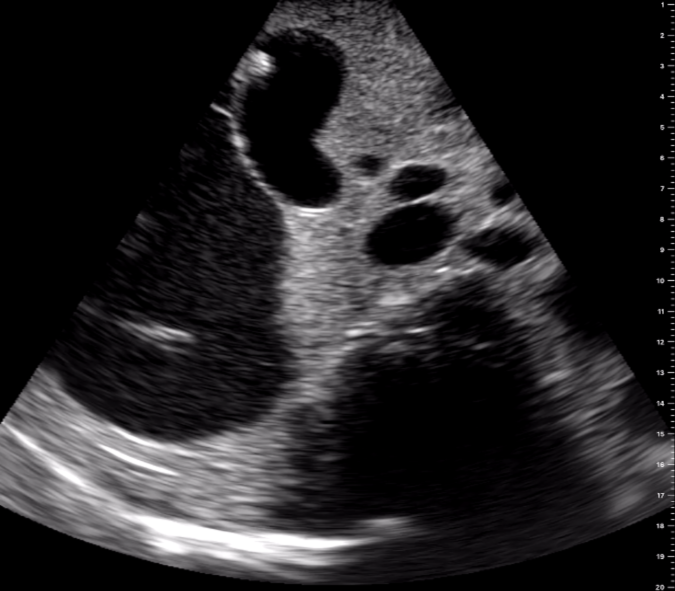
#> input picture data/images/transverse_gallbladder_manual.png, 1350 x 1181 px (shown at 1/2 size); its folder holds 8 pictures in this run; the run also reads 3 pictures not shown here
$ jupyter execute --allow-errors image_processing.ipynb
#> lines starting #> are read from the running program, lines starting #| are printed output that depends on the picture; after the words box and inside, x2 and y2 are one past the last pixel; in counts of white or black regions, pixels touching at a corner belong together
[cell 1]
import cv2
import matplotlib.pyplot as plt
import numpy as np
from scipy.ndimage import label
import skimage
from scipy.signal import correlate2d
import math

[cell 2]
# [6 lines left out: function auto_canny_edge_detection, not called in this run]

def crop_top(img,val,img_ori="portrait"):
    # Sets the black sides of the US image to a set value (should be 0 or 255)
#> called with val = 0, img_ori = 'portrait'
    copy = img.copy()

    # for default portrait mode
    if img_ori == "portrait":
        image_width = 1350
        image_top_left = 555
        image_top_right = 785
        triangle_width_left = image_top_left
        triangle_width_right = image_width - image_top_right
        triangle_height_left = 845
        triangle_height_right = 870

    elif img_ori == "landscape":
        image_width = 1680
        image_top_left = 690
        image_top_right = 980
        triangle_width_left = image_top_left
        triangle_width_right = image_width - image_top_right
        triangle_height_left = 1050
        triangle_height_right = 1085

    else:
        raise ValueError("Invalid image orientation")

    for i in range(triangle_height_left):
        for j in range(int(image_top_left-(triangle_width_left/triangle_height_left)*i)):
            copy[i,j] = val
#> copy: shape (1181, 1350); min 0, max 255, mean 36.3
    for i in range(triangle_height_right):
        for j in range(int(image_top_right+(triangle_width_right/triangle_height_right)*i),img.shape[1]):
            copy[i,j] = val
#> copy: shape (1181, 1350); min 0, max 255, mean 36
    return copy

# [23 lines left out: function crop_section, not called in this run]

def get_section_labels(img,img_ori,threshold=15):
    '''
    Returns array of images containing segmented sections of the image

    Params:
    img: Image to be segmented
    num_sections: Number of segmentations to output (Sections ordered by greatest number of pixels)
    binary: If True, outputs the image as a binary image determined by some intensity threshold (15)
    crop: If True, outputs only the segmentations; If False, outputs segments in whole image dimensions

    Returns:
    sections: Array of images containing num_sections segmentations
    '''
#> called with img_ori = 'portrait', threshold = 5
# [7 lines of commented-out code are left out]
    mean_img = np.mean(img)
#> mean_img = 36.03
    no_dc_img = img - mean_img
    abs_no_dc_img = np.abs(no_dc_img) # show negative components
    # disable negative (non-real) components or show by adding (1) DC component or (2) 128 (mid-range of 0 to 255)
    DC_offsets = [0, mean_img, 128]
#> DC_offsets = [0, 36.03, 128]
    DC_offset = DC_offsets[0]
#> DC_offset = 0
    abs_no_dc_img[abs_no_dc_img >= 0] += DC_offset

    binary_img = no_dc_img < threshold
#> binary_img: shape (1181, 1350) bool; 70.3% white; 159 black regions (75 under 20 px), largest, box (x1, y1, x2, y2) and area: (0, 0, 1350, 1166) 455209, (227, 631, 397, 710) 5494, (459, 91, 552, 198) 4895
    binary_abs_no_dc_img = abs_no_dc_img < (threshold + DC_offset)
#> binary_abs_no_dc_img: shape (1181, 1350) bool; 2.7% white in thin lines or dots

    labels_dark,numfeatures_dark = label(crop_top(binary_img,0,img_ori))
#> labels_dark: shape (1181, 1350) int32; 182 distinct labels, from 0 to 181
#> numfeatures_dark = 181
    labels_light,numfeatures_light = label(crop_top(np.logical_not(binary_img),0,img_ori))
#> labels_light: shape (1181, 1350) int32; 173 distinct labels, from 0 to 172
#> numfeatures_light = 172
    labels_all,numfeatures_all = labels_light + labels_dark, numfeatures_dark + numfeatures_light
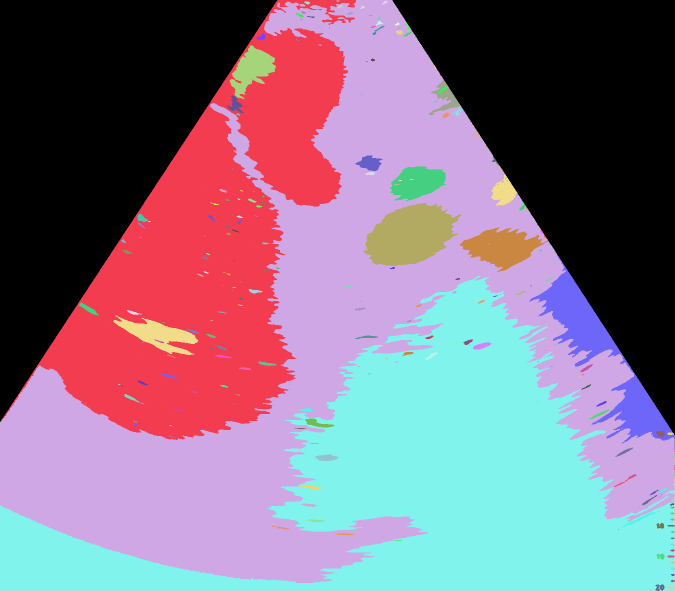
#> labels_all: shape (1181, 1350) int32 (shown at 1/2 size); 182 distinct labels, from 0 to 181; one colour per label, 0 black
#> numfeatures_all = 353

    total = np.zeros(len(np.unique(labels_all)))
#> total = 182 values from 0 to 0
    for i,section in enumerate(np.unique(labels_all)):
        total[i] = np.sum(labels_all == section)
#> after the loop, total = 182 values, max 480835 at index 0, min 1 at index 174, mean 8760.2

    hist,bins = np.histogram(total,bins = len(total))
#> hist = 182 values, max 172 at index 0, min 0 at index 4, mean 1; bins = 183 values from 1 to 480835
    ordered_inds = np.flip(np.argsort(hist))
#> ordered_inds = 182 values, max 181 at index 7, min 0 at index 0, mean 90.5

    features = np.flip(np.argsort(total))
#> features = 182 values, max 181 at index 181, min 0 at index 0, mean 90.5

    labels_copy = np.zeros(labels_all.shape, dtype=np.uint8)

    section_count = 1
    for section in features:
        if total[section] > bins[ordered_inds[1]]:
            labels_copy[labels_all == section] = section_count
            section_count += 1
        else:
            labels_copy[labels_all == section] = 0
#> this loop made 182 passes
#> section on passes 3 to 10: 121, 1, 118, 92, 105, 86, 81, 11
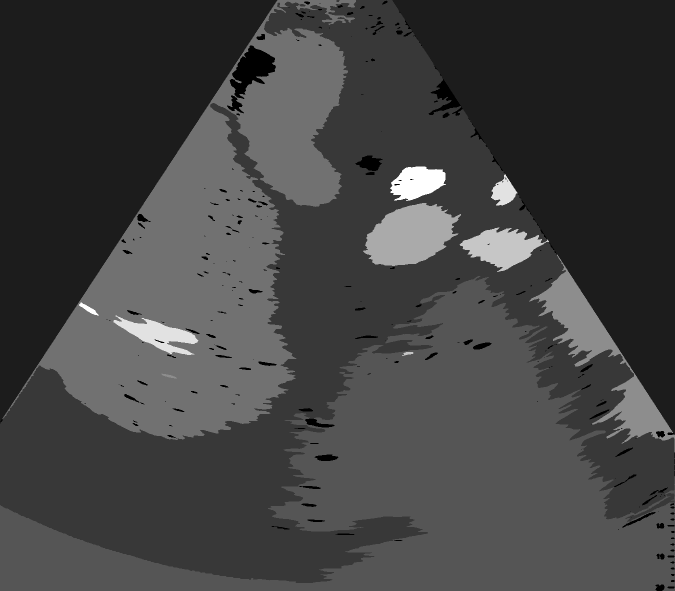
#> labels_copy: shape (1181, 1350) (shown at 1/2 size); min 0, max 9, mean 2.35; drawn with min black and max white
#> after the loop, section_count = 10

    return labels_copy, no_dc_img, binary_img, abs_no_dc_img, binary_abs_no_dc_img

def get_sections(img,labels,binary = False,crop = True):
#> called with binary = False, crop = False
    num_labels = len(np.unique(labels))
#> num_labels = 10

    sections = []
    for section in range(1,num_labels):
        img_frame = labels.copy()
        if binary:
            seg_section = (img_frame == section)
        else:
            seg_section = img.copy()
            seg_section[img_frame != section] = 0
        if crop:
            vertical_bounds, horizontal_bounds = crop_section(img_frame,section)
            cropped_section = seg_section[vertical_bounds[0]:vertical_bounds[1],horizontal_bounds[0]:horizontal_bounds[1]]
        else:
            cropped_section = seg_section
        sections.append(cropped_section)
#> after the loop, sections = 9 items
    return sections

def get_cmap(n, name='jet'):
    '''Returns a function that maps each index in 0, 1, ..., n-1 to a distinct
    RGB color; the keyword argument name must be a standard mpl colormap name.'''
    return plt.cm.get_cmap(name, n)

[cell 3]
def save_scan(plane, organ, scan_type):
    img = cv2.imread(f'images/{plane}_{organ}_{scan_type}.png',0)

    # default threshold is 15, change for certain scans
    threshold = 15
    # default image orientation is landscape, change for certain scans
    img_ori = "landscape"
    if plane == "transverse":
        if scan_type == "manual":
            img_ori = "portrait"
            if organ == "gallbladder":
                threshold = 5
            elif organ == "pancreas":
                threshold = 45
            elif organ == "right_kidney":
                threshold = 25
        elif scan_type == "haptic":
            if organ == "gallbladder":
                threshold = 25
            elif organ == "pancreas":
                threshold = 45
            elif organ == "right_kidney":
                threshold = 25
    elif plane == "sagittal":
        if scan_type != "auto":
            threshold = 25
            if scan_type == "manual":
                img_ori = "portrait"

    # threshold=25 # transverse gallbladder haptic
    labels, no_dc_img, binary_img, abs_no_dc_img, binary_abs_no_dc_img = get_section_labels(crop_top(img,0,img_ori),img_ori,threshold)
    secs = get_sections(img,labels,binary = False,crop=False) # Get sections
#> secs = 9 items

    cmap = get_cmap(labels.max()+1)
    colors = np.zeros((labels.max()+1,3))
    for i in range(colors.shape[0]):
        colors[i] = cmap(i)[:3]
#> after the loop, colors = [[0, 0, 0.5], [0, 0, 1], [0, 0.389, 1], [0, 0.833, 1], [0.305, 1, 0.663], [0.663, 1, 0.305], [1, 0.901, 0], [1, 0.49, 0], [1, 0.0782, 0], [0.5, 0, 0]]

    # plot the colorized labels
    rgb_labels = colors[labels]

    fig1, ax1 = plt.subplots()
    ax1.imshow(img,'gray')
    ax1.axis('off')

    fig2, ax2 = plt.subplots()
    ax2.imshow(crop_top(rgb_labels,0,img_ori))
    ax2.axis('off')

    fig3, ax3 = plt.subplots()
    ax3.imshow(no_dc_img,'gray')
    ax3.axis('off')

    fig4, ax4 = plt.subplots()
    ax4.imshow(binary_img,'gray')
    ax4.axis('off')

    fig5, ax5 = plt.subplots()
    ax5.imshow(crop_top(abs_no_dc_img,0,img_ori),'gray')
    ax5.axis('off')

    fig6, ax6 = plt.subplots()
    ax6.imshow(binary_abs_no_dc_img,'gray')
    ax6.axis('off')

    dpi=600
# [4 lines of commented-out code are left out]
    fig5.savefig(f'images_segmented/{plane}_{organ}_{scan_type}_abs_no_dc.png', dpi=dpi, bbox_inches='tight')
    fig6.savefig(f'images_segmented/{plane}_{organ}_{scan_type}_binary_abs_no_dc.png', dpi=dpi, bbox_inches='tight')

# [6 lines of commented-out code are left out]
    plt.show(fig1)
    plt.show(fig2)
    plt.show(fig3)
    plt.show(fig4)
    plt.show(fig5)
    plt.show(fig6)

[cell 4]
# Set correct path to desired US image
planes = ["transverse", "sagittal"]
organs = ["gallbladder", "pancreas", "pancreas_2", "right_kidney", "liver"]
scan_types = ["manual", "haptic"]
# scan_types = ["auto"]

# sagittal gallbladder scan
plane = planes[1]
organ = organs[0]
# for j, scan_type in enumerate(scan_types):
#     print(plane, organ, scan_type)
#     save_scan(plane, organ, scan_type)

# loop over transverse scans
plane = planes[0]
organs = ["gallbladder"]
scan_types = ["manual"]
for i, organ in enumerate(organs):
    for j, scan_type in enumerate(scan_types):
        print(plane, organ, scan_type)
        save_scan(plane, organ, scan_type)

[cell 5]
img_ori = "portrait"
img = cv2.imread('images/transverse_gallbladder_manual.png',0)
threshold=5 # transverse gallbladder manual
labels = get_section_labels(crop_top(img,0,img_ori),img_ori,threshold)
#> the loop in get_section_labels (call 2), `for section in features:` made 182 passes
#> labels = 5 items
#> (the rest of this cell did not finish here and is left out)

#> after the loop in get_sections, `for section in range(1,num_labels):`: sections = []

cmap = get_cmap(labels.max()+1)
colors = np.zeros((labels.max()+1,3))
for i in range(colors.shape[0]):
    colors[i] = cmap(i)[:3]
# plot the colorized labels
rgb_labels = colors[labels]
# plt.imshow(crop_top(rgb_labels,0,img_ori))

fig, axs = plt.subplots(1, 2, sharey='row')
axs[0].imshow(img,'gray')
axs[1].imshow(crop_top(rgb_labels,0,img_ori))
axs[0].axis('off')
axs[1].axis('off')
plt.show()

[cell 6]
img_ori = "landscape"
img = cv2.imread('images/sagittal_gallbladder_haptic.png',0)
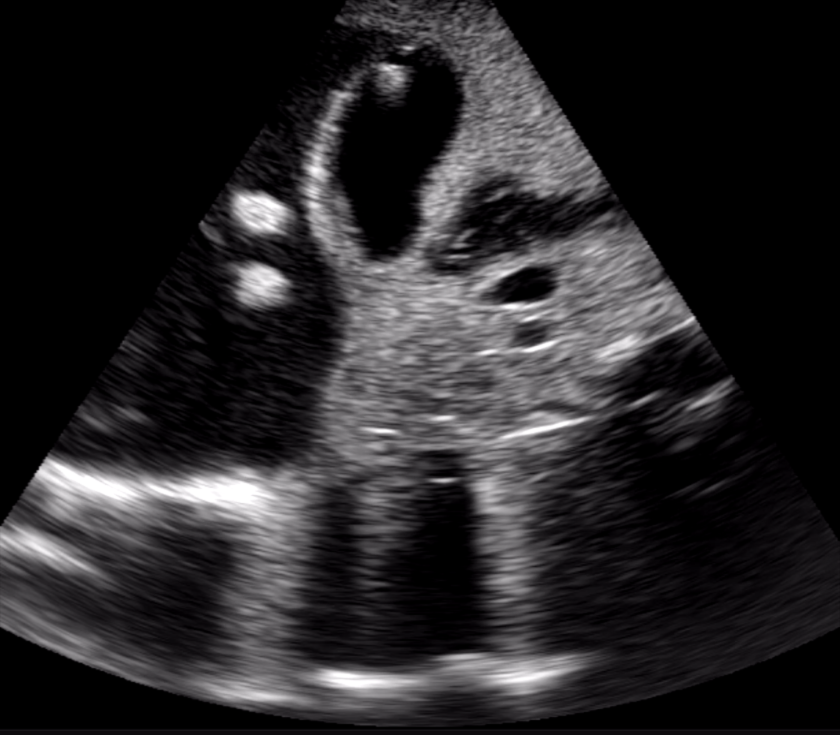
#> input picture data/images/sagittal_gallbladder_haptic.png, 1680 x 1470 px (shown at 1/2 size)
#> img: shape (1470, 1680)
threshold=25
labels = get_section_labels(crop_top(img,0,img_ori),img_ori,threshold)
#> call 3 of get_section_labels, with img_ori = 'landscape', threshold = 25
#> in get_section_labels (call 3), `mean_img = np.mean(img)`: mean_img = 37.75
#> in get_section_labels (call 3), `DC_offsets = [0, mean_img, 128]`: DC_offsets = [0, 37.75, 128]
#> in get_section_labels (call 3), `labels_dark,numfeatures_dark = label(crop_top(binary_img,0,img_ori))`: numfeatures_dark = 160
#> in get_section_labels (call 3), `labels_light,numfeatures_light = label(crop_top(np.logical_not(binary_..`:
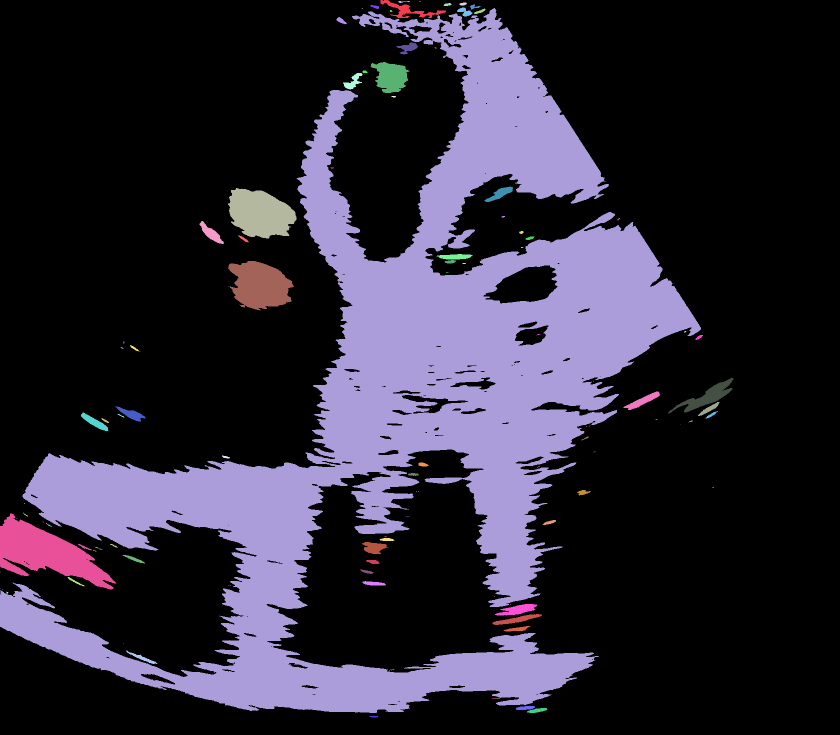
#> labels_light: shape (1470, 1680) int32 (shown at 1/2 size); 121 distinct labels, from 0 to 120; one colour per label, 0 black
#> in get_section_labels (call 3), `labels_light,numfeatures_light = label(crop_top(np.logical_not(binary_..`: numfeatures_light = 120
#> in get_section_labels (call 3), `labels_all,numfeatures_all = labels_light + labels_dark, numfeatures_d..`:
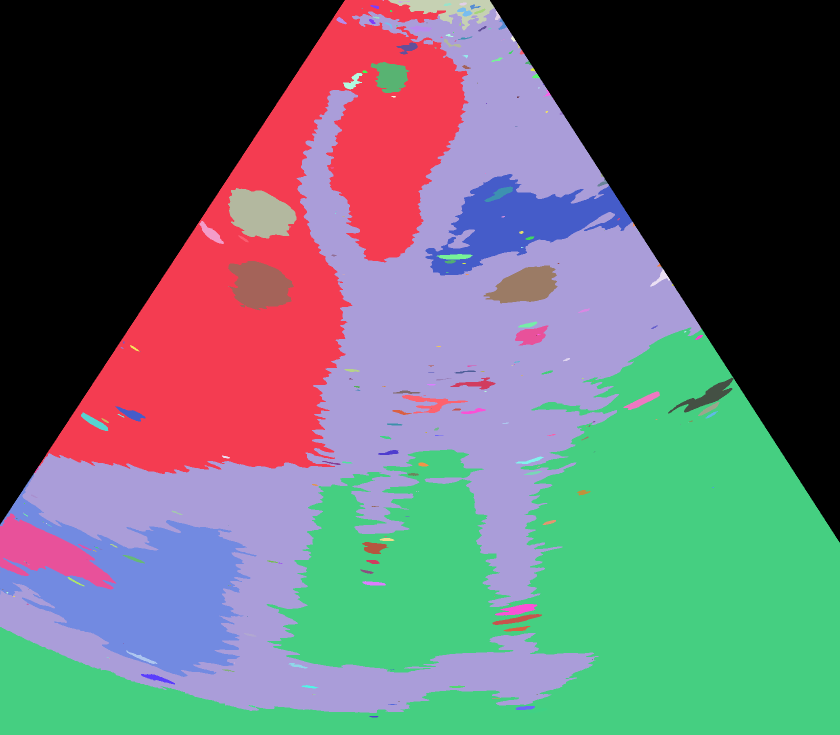
#> labels_all: shape (1470, 1680) int32 (shown at 1/2 size); 161 distinct labels, from 0 to 160; one colour per label, 0 black
#> in get_section_labels (call 3), `labels_all,numfeatures_all = labels_light + labels_dark, numfeatures_d..`: numfeatures_all = 280
#> in get_section_labels (call 3), `total = np.zeros(len(np.unique(labels_all)))`: total = 161 values from 0 to 0
#> after the loop in get_section_labels (call 3), `for i,section in enumerate(np.unique(labels_all)):`: total = 161 values, max 742710 at index 0, min 1 at index 126, mean 15339.1
#> in get_section_labels (call 3), `hist,bins = np.histogram(total,bins = len(total))`: hist = 161 values, max 150 at index 0, min 0 at index 4, mean 1; bins = 162 values from 1 to 742710
#> in get_section_labels (call 3), `ordered_inds = np.flip(np.argsort(hist))`: ordered_inds = 161 values, max 160 at index 4, min 0 at index 0, mean 80
#> in get_section_labels (call 3), `features = np.flip(np.argsort(total))`: features = 161 values, max 160 at index 96, min 0 at index 0, mean 80
#> the loop in get_section_labels (call 3), `for section in features:` made 161 passes
#> section on passes 2 to 9: 81, 10, 1, 127, 51, 77, 22, 32
#> after the loop in get_section_labels (call 3), `for section in features:`:
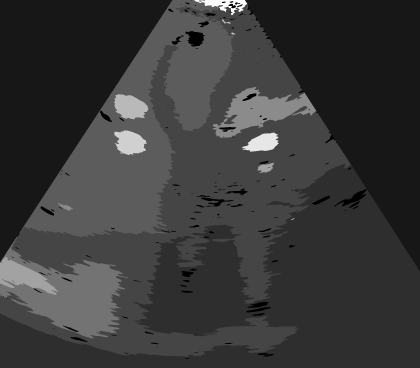
#> labels_copy: shape (1470, 1680) (shown at 1/4 size); min 0, max 11, mean 2.47; drawn with min black and max white
#> after the loop in get_section_labels (call 3), `for section in features:`: section_count = 12
#> (the rest of this cell did not finish here and is left out)


# plt.figure()
# plt.imshow(crop_top(skimage.color.label2rgb(labels,img),0,img_ori))
# plt.show()

print(labels.max())

cmap = get_cmap(labels.max()+1)
colors = np.zeros((labels.max()+1,3))
for i in range(colors.shape[0]):
    colors[i] = cmap(i)[:3]

# plot the colorized labels
rgb_labels = colors[labels]

# print(colors)
# print(labels.min())
# print(rgb_labels.shape)

fig, axs = plt.subplots(1, 2, sharey='row')
axs[0].imshow(img,'gray')
axs[1].imshow(crop_top(rgb_labels,0,img_ori))
axs[0].axis('off')
axs[1].axis('off')
# plt.savefig("test.png", bbox_inches='tight')
plt.show()

[cell 7]
img_ori = "portrait"
img = cv2.imread('images/sagittal_gallbladder_manual.png',0)
#> img: shape (1181, 1350)
threshold=25
labels = get_section_labels(crop_top(img,0,img_ori),img_ori,threshold)
#> after the loop in crop_top (call 12), `for i in range(triangle_height_right):`:
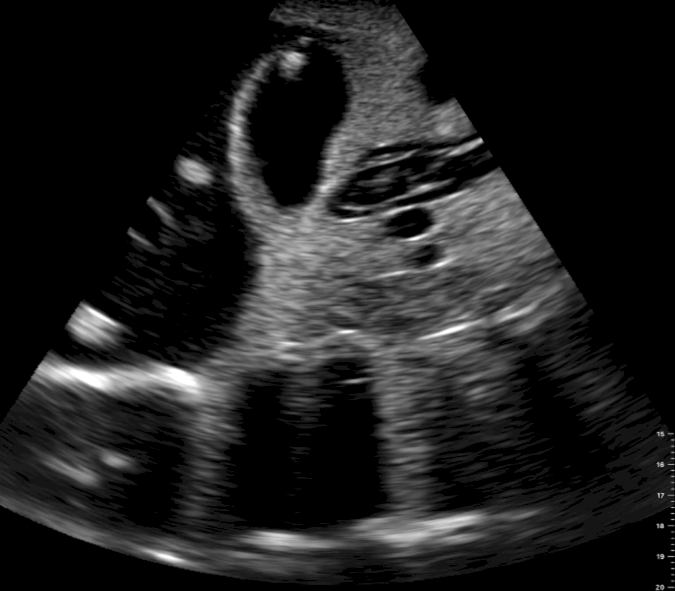
#> copy: shape (1181, 1350) (shown at 1/2 size); min 0, max 255, mean 31.6
#> after the loop in crop_top (call 13), `for i in range(triangle_height_left):`:
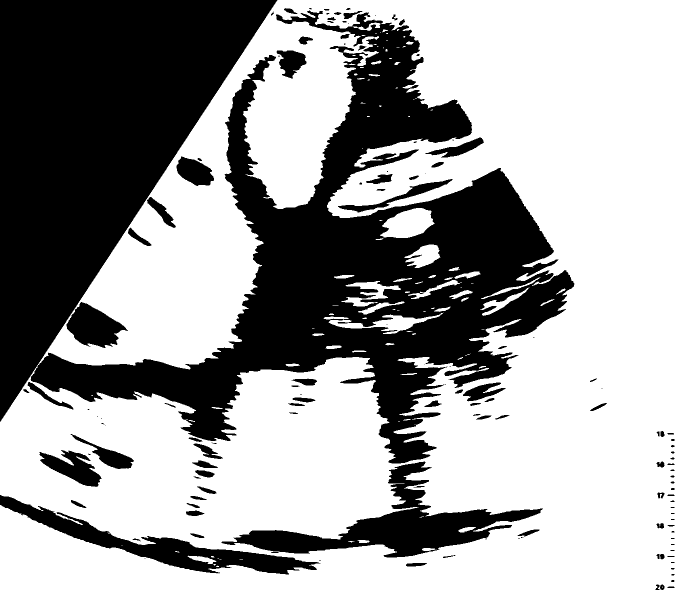
#> copy: shape (1181, 1350) bool (shown at 1/2 size); 61.6% white; 132 black regions (39 under 20 px), largest, box (x1, y1, x2, y2) and area: (0, 0, 1149, 927) 524465, (442, 923, 1086, 1115) 32384, (0, 990, 641, 1149) 20471
#> (the rest of this cell did not finish here and is left out)


cmap = get_cmap(labels.max()+1)
colors = np.zeros((labels.max()+1,3))
for i in range(colors.shape[0]):
    colors[i] = cmap(i)[:3]
# plot the colorized labels
rgb_labels = colors[labels]
# plt.imshow(crop_top(rgb_labels,0,img_ori))

fig, axs = plt.subplots(1, 2, sharey='row')
axs[0].imshow(img,'gray')
axs[1].imshow(crop_top(rgb_labels,0,img_ori))
axs[0].axis('off')
axs[1].axis('off')
plt.show()

[cell 8]
img_ori = "landscape"
img = cv2.imread('images/transverse_right_kidney_haptic.png',0)
threshold=25
labels = get_section_labels(crop_top(img,0,img_ori),img_ori,threshold)
#> (the rest of this cell did not finish here and is left out)


cmap = get_cmap(labels.max()+1)
colors = np.zeros((labels.max()+1,3))
for i in range(colors.shape[0]):
    colors[i] = cmap(i)[:3]
# plot the colorized labels
rgb_labels = colors[labels]
# plt.imshow(crop_top(rgb_labels,0,img_ori))

fig, axs = plt.subplots(1, 2, sharey='row')
axs[0].imshow(img,'gray')
axs[1].imshow(crop_top(rgb_labels,0,img_ori))
axs[0].axis('off')
axs[1].axis('off')
plt.show()

[cell 9]
img_ori = "portrait"
img = cv2.imread('images/transverse_right_kidney_manual.png',0)
threshold=25
#> (the rest of this cell did not finish here and is left out)

[cell 10]
img_ori = "landscape"
img = cv2.imread('images/transverse_pancreas_2_haptic.png',0)
threshold=15
#> (the rest of this cell did not finish here and is left out)

[cell 11]
img_ori = "portrait"
img = cv2.imread('images/transverse_pancreas_2_manual.png',0)
threshold=15
#> (the rest of this cell did not finish here and is left out)

[cell 12]
img_ori = "landscape"
img = cv2.imread('images/transverse_liver_haptic.png',0)
threshold=15
#> (the rest of this cell did not finish here and is left out)

[cell 13]
img_ori = "portrait"
img = cv2.imread('images/transverse_liver_manual.png',0)
threshold=15
#> (the rest of this cell did not finish here and is left out)

[cell 14]
# Set correct path to desired US image
plane = "transverse"
organ = "pancreas"
img = cv2.imread(f'images/{plane}_{organ}_manual.png',0)
img_ori = "portrait"

threshold=45
#> (the rest of this cell did not finish here and is left out)

[cell 15]
# Set correct path to desired US image
plane = "transverse"
organ = "pancreas"
img = cv2.imread(f'images/{plane}_{organ}_haptic.png',0)
img_ori = "landscape"

threshold=45
#> (the rest of this cell did not finish here and is left out)

[cell 16]
# Set correct path to desired US image
plane = "sagittal"
organ = "gallbladder"
img = cv2.imread(f'images/{plane}_{organ}_auto.png',0)
img_ori = "landscape"

threshold=15
labels = get_section_labels(crop_top(img,0,img_ori),img_ori,threshold)
#> (the rest of this cell did not finish here and is left out)
